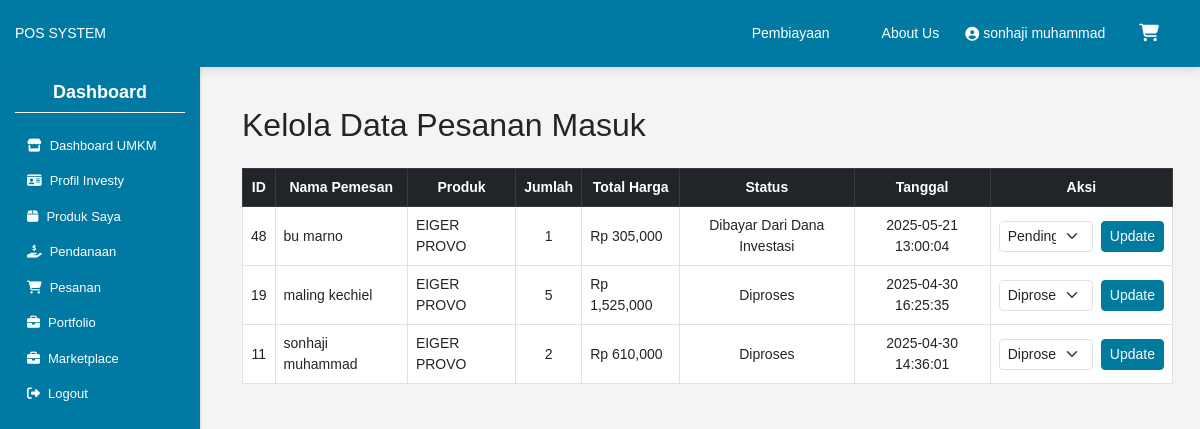
The page /pesanan_masuk (signed in) on the database its author committed.
### tables this page shows
CREATE TABLE users (
            id INTEGER PRIMARY KEY AUTOINCREMENT,
            email TEXT NOT NULL UNIQUE,
            password TEXT NOT NULL,
            fullname TEXT NOT NULL,
            phone TEXT NOT NULL
        , role TEXT, business_name TEXT, investment_limit INTEGER, income INTEGER DEFAULT 0, status TEXT);

CREATE TABLE orders (
    id INTEGER PRIMARY KEY AUTOINCREMENT,
    user_id INTEGER,          -- pemesan
    product_id INTEGER,       -- produk yang dipesan
    quantity INTEGER,
    status TEXT,              -- pending / diproses / dikirim / selesai
    order_date TEXT, total_price INTEGER, full_name TEXT, shipping_address TEXT, phone_number TEXT,
    FOREIGN KEY(user_id) REFERENCES users(id),
    FOREIGN KEY(product_id) REFERENCES products(id)
);

CREATE TABLE products (
            id INTEGER PRIMARY KEY AUTOINCREMENT,
            name TEXT NOT NULL,
            price TEXT NOT NULL,
            image TEXT NOT NULL
        , stok INTEGER DEFAULT 0, owner_id INTEGER, owner_role TEXT, deskripsi TEXT);

### hello.py (the view)
@app.route('/pesanan_masuk')
def pesanan_masuk():
    if 'user_id' not in session:
        return redirect('/login')
    user_id = session['user_id']
    conn = sqlite3.connect('myappdb.db')
    conn.row_factory = sqlite3.Row
    cursor = conn.cursor()
    query = '''
    SELECT o.*, u.fullname, u.email, p.name as product_name
    FROM orders o
    JOIN users u ON o.user_id = u.id
    JOIN products p ON o.product_id = p.id
    WHERE p.owner_id = ?
    ORDER BY o.order_date DESC
    '''
    cursor.execute(query, (user_id,))
    pesanan = cursor.fetchall()
    conn.close()
    return render_template('pesanan_masuk.html', pesanan=pesanan)

### templates/pesanan_masuk.html (shortened to what this page needs)
{% extends "dashboard.html" %}
{% block content %}
<div class="container mt-4">
    <h2 class="mb-4">Kelola Data Pesanan Masuk</h2>
    {% if pesanan %}
    <div class="table-responsive">
        <table class="table table-bordered table-hover align-middle">
            <thead class="table-dark text-center">
                <tr>
                    <th>ID</th>
                    <th>Nama Pemesan</th>
                    <th>Produk</th>
                    <th>Jumlah</th>
                    <th>Total Harga</th>
                    <th>Status</th>
                    <th>Tanggal</th>
                    <th>Aksi</th>
                </tr>
            </thead>
            <tbody>
                {% for order in pesanan %}
                <tr>
                    <td class="text-center">{{ order.id }}</td>
                    <td>{{ order.fullname }}</td>
                    <td>{{ order.product_name }}</td>
                    <td class="text-center">{{ order.quantity }}</td>
                    <td>Rp {{ '{:,.0f}'.format(order.total_price | float) }}</td>
                    <td class="text-capitalize text-center">{{ order.status }}</td>
                    <td class="text-center">{{ order.order_date }}</td>
                    <td>
                        <form method="POST" action="/investy/update_status" class="d-flex align-items-center">
                            <select name="status" class="form-select form-select-sm me-2">
                                <option value="pending" {% if order.status == 'pending' %}selected{% endif %}>Pending</option>
                                <option value="diproses" {% if order.status == 'diproses' %}selected{% endif %}>Diproses</option>
                            </select>
                            <button type="submit" class="btn btn-sm btn-primary">Update</button>
                        </form>
                    </td>
                </tr>
                {% endfor %}
            </tbody>
        </table>
    </div>
    {% else %}
        <div class="alert alert-info text-center">Belum ada pesanan yang masuk.</div>
    {% endif %}
</div>
{% endblock %}

### templates/dashboard.html (shortened to what this page needs)
<!DOCTYPE html>
<html lang="id">
<head>
    <link href="https://cdn.jsdelivr.net/npm/bootstrap@5.3.0/dist/css/bootstrap.min.css" rel="stylesheet">
    <link href="https://cdn.jsdelivr.net/npm/bootstrap-icons/font/bootstrap-icons.css" rel="stylesheet">
    <link href="{{ url_for('static', filename='css/dashboard.css') }}" rel="stylesheet">
    <link rel="stylesheet" href="https://cdnjs.cloudflare.com/ajax/libs/font-awesome/6.5.0/css/all.min.css">
    <link rel="stylesheet" href="{{ url_for('static', filename='css/dashboard.css') }}">
    <link rel="stylesheet" href="{{ url_for('static', filename='css/bootstrap_color.css') }}">
</head>
<body>
    <header>
        <div>POS SYSTEM</div>
        <nav>
            <ul class="nav align-items-center">
                <li class="nav-item">
                    <a href="{{ url_for('pembiayaan') }}" class="nav-link text-white">Pembiayaan</a>
                </li>
                <li class="nav-item">
                    <a href="{{ url_for('about') }}" class="nav-link text-white">About Us</a>
                </li>
                {% if session['fullname'] %}
                <li class="nav-item d-flex align-items-center text-white me-2">
                    <i class="fas fa-user-circle me-1"></i>
                    <span>{{ session['fullname'] }}</span>
                </li>
                {% endif %}
                <li class="nav-item position-relative">
                    <a href="{{ url_for('view_cart') }}" class="nav-link cart-icon text-white position-relative">
                    </a>
                </li>
            </ul>
        </nav>
    </header>
    <div class="sidebar">
        <h2>Dashboard</h2>
        {% if session['role'] == 'admin' %}
        <a href="{{ url_for('dashboard_admin') }}"><i class="fas fa-home"></i> Dashboard Admin</a>
        <a href="{{ url_for('marketplace') }}"><i class="fas fa-store"></i> Marketplace</a>
        <a href="{{ url_for('edit_pengguna') }}"><i class="fas fa-users"></i>Edit Pengguna</a>
        <div class="dropdown">
            <button class="dropdown-btn"><i class="fas fa-box"></i> Produk</button>
            <div class="dropdown-content">
                <a href="{{ url_for('kelola_produk') }}">Kelola Produk</a>
                <a href="{{ url_for('kelola_pesanan') }}">Kelola Data Pesanan</a>
            </div>
        </div>
        <div class="dropdown">
            <button class="dropdown-btn"><i class="fas fa-chart-line"></i> Investasi</button>
            <div class="dropdown-content">
                <a href="{{ url_for('validasi_investasi') }}">Validasi Investasi</a>
                <a href="{{ url_for('laporan_investasi_admin') }}">Laporan Investasi</a>
                <a href="{{ url_for('semua_investasi') }}">Kelola Investasi</a>
            </div>
        </div>
        {% elif session['role'] == 'investy' %}
            <a href="{{ url_for('dashboard_investy') }}"><i class="fas fa-store"></i> Dashboard UMKM</a>
            <a href="{{ url_for('profil_investy') }}"><i class="fas fa-id-card"></i> Profil Investy</a>
            <a href="{{ url_for('kelola_produk') }}"><i class="fas fa-box"></i> Produk Saya</a>
            <a href="{{ url_for('pengajuan_pendanaan') }}"><i class="fas fa-hand-holding-usd"></i> Pendanaan</a>
            <div class="dropdown">
                <button class="dropdown-btn"><i class="fas fa-shopping-cart"></i> Pesanan</button>
            </div>
            <a href="{{ url_for('portofolio_investy') }}"><i class="fas fa-briefcase"></i> Portfolio</a>
            <a href="{{ url_for('marketplace') }}"><i class="fas fa-briefcase"></i> Marketplace</a>
        {% endif %}
        <a href="{{ url_for('home') }}"><i class="fas fa-sign-out-alt"></i> Logout</a>
    </div>
    <div class="content mb-5">
        {% block content %}
        {% endblock %}
    </div>
</body>
</html>

### static/css/dashboard.css (style rules this page uses)
body { font-family: 'Poppins', Arial, sans-serif; font-size: 14px; margin: 0; padding: 0; box-sizing: border-box; background-color: #f4f4f4; }
header { background-color: #007aa3; padding: 15px; color: white; display: flex; justify-content: space-between; align-items: center; box-shadow: 0 4px 8px rgba(0, 0, 0, 0.1); }
header nav a { color: white; margin: 0 10px; text-decoration: none; font-weight: 600; transition: color 0.3s ease; font-size: 14px; }
.sidebar { width: 200px; background-color: #007aa3; color: white; padding: 15px; position: fixed; height: 100vh; box-shadow: 1px 0 3px rgba(0, 0, 0, 0.1); overflow-y: auto; transition: all 0.3s ease-in-out; }
.sidebar h2 { text-align: center; font-size: 18px; font-weight: bold; margin-bottom: 15px; border-bottom: 1px solid white; padding-bottom: 8px; }
.sidebar a { display: flex; align-items: center; color: white; padding: 8px 12px; text-decoration: none; font-size: 13px; font-weight: 500; transition: 0.3s ease; border-radius: 5px; }
.sidebar a i { margin-right: 8px; }
.dropdown { position: relative; }
.dropdown-btn { display: flex; align-items: center; background: none; border: none; color: white; font-size: 13px; padding: 8px 12px; cursor: pointer; width: 100%; text-align: left; border-radius: 5px; transition: 0.3s; }
.dropdown-btn i { margin-right: 8px; }
.content { margin-left: 215px; padding: 15px; }
.cart-icon { position: relative; color: white; transition: transform 0.3s ease; }

### rows shown on the page
users: fullname "sonhaji muhammad"
orders: id "48", fullname "bu marno", product_name "EIGER PROVO", quantity "1", total_price "305,000", status "Dibayar Dari Dana Investasi", order_date "2025-05-21 13:00:04"
orders: id "19", fullname "maling kechiel", product_name "EIGER PROVO", quantity "5", total_price "1,525,000", status "Diproses", order_date "2025-04-30 16:25:35"
orders: id "11", fullname "sonhaji muhammad", product_name "EIGER PROVO", quantity "2", total_price "610,000", status "Diproses", order_date "2025-04-30 14:36:01"
